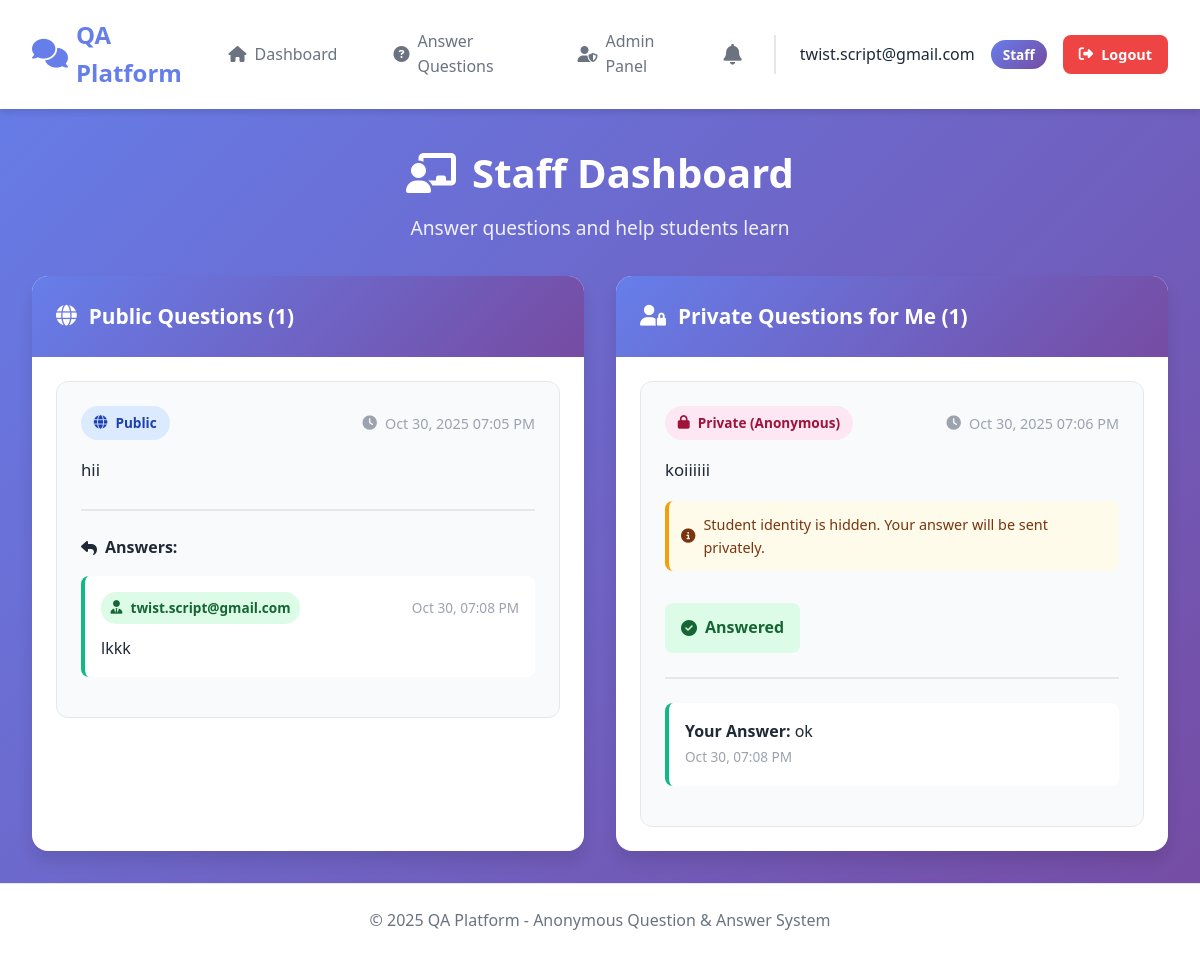
Screenshot of /staff/dashboard (signed in) with the database file from the repository.
### models.py (models this page shows, shortened)
class User(UserMixin, db.Model):
    __tablename__ = 'users'
    id = db.Column(db.Integer, primary_key=True)
    email = db.Column(db.String(120), unique=True, nullable=False, index=True)
    password_hash = db.Column(db.String(255), nullable=False)
    user_type = db.Column(db.String(20), nullable=False)  # 'student' or 'staff'
    is_verified = db.Column(db.Boolean, default=False)
    is_blocked = db.Column(db.Boolean, default=False)
    created_at = db.Column(db.DateTime, default=datetime.utcnow)
    last_login = db.Column(db.DateTime)
    questions_asked = db.relationship('Question', backref='author', lazy=True, foreign_keys='Question.student_id')
    answers_given = db.relationship('Answer', backref='answerer', lazy=True)
    notifications = db.relationship('Notification', backref='recipient', lazy=True)

class Question(db.Model):
    __tablename__ = 'questions'
    id = db.Column(db.Integer, primary_key=True)
    content = db.Column(db.Text, nullable=False)
    is_public = db.Column(db.Boolean, default=True)
    student_id = db.Column(db.Integer, db.ForeignKey('users.id'), nullable=False)
    staff_id = db.Column(db.Integer, db.ForeignKey('users.id'), nullable=True)  # For private questions
    created_at = db.Column(db.DateTime, default=datetime.utcnow)
    is_answered = db.Column(db.Boolean, default=False)
    answers = db.relationship('Answer', backref='question', lazy=True, cascade='all, delete-orphan')

class Answer(db.Model):
    __tablename__ = 'answers'
    id = db.Column(db.Integer, primary_key=True)
    content = db.Column(db.Text, nullable=False)
    question_id = db.Column(db.Integer, db.ForeignKey('questions.id'), nullable=False)
    staff_id = db.Column(db.Integer, db.ForeignKey('users.id'), nullable=False)
    created_at = db.Column(db.DateTime, default=datetime.utcnow)

### routes.py (the view)
@main.route('/staff/dashboard')
@login_required
def staff_dashboard():
    if current_user.user_type != 'staff':
        flash('Access denied', 'error')
        return redirect(url_for('main.dashboard'))
    public_questions = Question.query.filter_by(is_public=True)\
        .order_by(Question.created_at.desc()).all()
    private_questions = Question.query.filter_by(
        is_public=False,
        staff_id=current_user.id
    ).order_by(Question.created_at.desc()).all()
    unread_notifications = Notification.query.filter_by(
        user_id=current_user.id,
        is_read=False
    ).order_by(Notification.created_at.desc()).all()
    return render_template('staff_dashboard.html',
                         public_questions=public_questions,
                         private_questions=private_questions,
                         unread_notifications=unread_notifications)

### templates/staff_dashboard.html (shortened to what this page needs)
{% extends "base.html" %}
{% block content %}
<div class="dashboard-container">
    <div class="dashboard-header">
        <h1><i class="fas fa-chalkboard-teacher"></i> Staff Dashboard</h1>
        <p>Answer questions and help students learn</p>
    </div>
    <div class="dashboard-grid">
        <div class="card">
            <div class="card-header">
                <h2><i class="fas fa-globe"></i> Public Questions ({{ public_questions|length }})</h2>
            </div>
            <div class="card-body">
                {% if public_questions %}
                <div class="questions-list">
                    {% for question in public_questions %}
                    <div class="question-item">
                        <div class="question-header">
                            <span class="question-badge public">
                                <i class="fas fa-globe"></i> Public
                            </span>
                            <span class="question-date">
                                <i class="fas fa-clock"></i>
                                {{ question.created_at.strftime('%b %d, %Y %I:%M %p') }}
                            </span>
                        </div>
                        <p class="question-content">{{ question.content }}</p>
                        {% if question.answers %}
                        <div class="answers-section">
                            <h4><i class="fas fa-reply"></i> Answers:</h4>
                            {% for answer in question.answers %}
                            <div class="answer-item">
                                <div class="answer-header">
                                    <span class="answerer-badge">
                                        <i class="fas fa-user-tie"></i>
                                        {{ answer.answerer.email }}
                                    </span>
                                    <span class="answer-date">
                                        {{ answer.created_at.strftime('%b %d, %I:%M %p') }}
                                    </span>
                                </div>
                                <p>{{ answer.content }}</p>
                            </div>
                            {% endfor %}
                        </div>
                        {% endif %}
                    </div>
                    {% endfor %}
                </div>
                {% else %}
                <p class="empty-state">
                    <i class="fas fa-inbox"></i><br>
                    No public questions at the moment.
                </p>
                {% endif %}
            </div>
        </div>
        <div class="card">
            <div class="card-header">
                <h2><i class="fas fa-user-lock"></i> Private Questions for Me ({{ private_questions|length }})</h2>
            </div>
            <div class="card-body">
                {% if private_questions %}
                <div class="questions-list">
                    {% for question in private_questions %}
                    <div class="question-item">
                        <div class="question-header">
                            <span class="question-badge private">
                                <i class="fas fa-lock"></i> Private (Anonymous)
                            </span>
                            <span class="question-date">
                                <i class="fas fa-clock"></i>
                                {{ question.created_at.strftime('%b %d, %Y %I:%M %p') }}
                            </span>
                        </div>
                        <p class="question-content">{{ question.content }}</p>
                        <p class="anonymous-note">
                            <i class="fas fa-info-circle"></i>
                            Student identity is hidden. Your answer will be sent privately.
                        </p>
                        {% if not question.is_answered %}
                        <div class="answer-form">
                            <form class="answer-form-inline" onsubmit="submitAnswer(event, {{ question.id }})">
                                <textarea name="answer_content" placeholder="Type your private answer here..."
                                          class="form-control answer-textarea" rows="3" required
                                          oninput="checkAnswerProfanity(this, {{ question.id }})"></textarea>
                                <div class="profanity-warning" id="profanity-warning-{{ question.id }}" style="display: none;">
                                    <i class="fas fa-exclamation-triangle"></i>
                                    Inappropriate language detected.
                                </div>
                                <div class="answer-actions">
                                    <button type="submit" class="btn btn-primary btn-sm" id="answer-btn-{{ question.id }}">
                                        <i class="fas fa-reply"></i> Send Answer
                                    </button>
                                    <button type="button" class="btn btn-danger btn-sm"
                                            onclick="blockStudent({{ question.student_id }}, {{ question.id }})">
                                        <i class="fas fa-ban"></i> Block Student
                                    </button>
                                </div>
                            </form>
                        </div>
                        {% else %}
                        <div class="answered-badge">
                            <i class="fas fa-check-circle"></i> Answered
                        </div>
                        {% if question.answers %}
                        <div class="answers-section">
                            {% for answer in question.answers %}
                            {% if answer.staff_id == current_user.id %}
                            <div class="answer-item">
                                <p><strong>Your Answer:</strong> {{ answer.content }}</p>
                                <span class="answer-date">
                                    {{ answer.created_at.strftime('%b %d, %I:%M %p') }}
                                </span>
                            </div>
                            {% endif %}
                            {% endfor %}
                        </div>
                        {% endif %}
                        {% endif %}
                    </div>
                    {% endfor %}
                </div>
                {% else %}
                <p class="empty-state">
                    <i class="fas fa-inbox"></i><br>
                    No private questions for you at the moment.
                </p>
                {% endif %}
            </div>
        </div>
    </div>
</div>
{% endblock %}

### templates/base.html (shortened to what this page needs)
<!DOCTYPE html>
<html lang="en">
<head>
    <link rel="stylesheet" href="{{ url_for('static', filename='css/style.css') }}">
    <link rel="stylesheet" href="https://cdnjs.cloudflare.com/ajax/libs/font-awesome/6.4.0/css/all.min.css">
</head>
<body>
    {% if current_user.is_authenticated %}
    <nav class="navbar">
        <div class="nav-container">
            <div class="nav-brand">
                <i class="fas fa-comments"></i>
                <span>QA Platform</span>
            </div>
            <div class="nav-menu">
                <a href="{{ url_for('main.dashboard') }}" class="nav-link">
                    <i class="fas fa-home"></i> Dashboard
                </a>
                {% if current_user.user_type == 'student' %}
                <a href="{{ url_for('main.public_questions') }}" class="nav-link">
                    <i class="fas fa-globe"></i> Public Questions
                </a>
                {% else %}
                <a href="{{ url_for('main.public_questions') }}" class="nav-link">
                    <i class="fas fa-question-circle"></i> Answer Questions
                </a>
                {% endif %}
                {% if current_user.user_type == 'staff' %}
                <a href="{{ url_for('main.admin_panel') }}" class="nav-link">
                    <i class="fas fa-user-shield"></i> Admin Panel
                </a>
                {% endif %}
                <div class="notification-icon" id="notificationBell">
                    <i class="fas fa-bell"></i>
                </div>
                <div class="user-menu">
                    <span class="user-email">{{ current_user.email }}</span>
                    <span class="user-badge">{{ current_user.user_type.title() }}</span>
                    <a href="{{ url_for('auth.logout') }}" class="btn btn-logout">
                        <i class="fas fa-sign-out-alt"></i> Logout
                    </a>
                </div>
            </div>
        </div>
    </nav>
    {% endif %}
    <main class="main-content">
        {% block content %}{% endblock %}
    </main>
    <footer class="footer">
        <p>&copy; 2025 QA Platform - Anonymous Question & Answer System</p>
    </footer>
</body>
</html>

### rows the page displays
User: email "twist.script@gmail.com", user_type "Staff"
Question: created_at "Oct 30, 2025 07:05 PM", content "hii"
Answer: answerer.email "twist.script@gmail.com", created_at "Oct 30, 07:08 PM", content "lkkk"
Question: created_at "Oct 30, 2025 07:06 PM", content "koiiiiii"
Answer: content "ok", created_at "Oct 30, 07:08 PM"

### other values shown
{{ public_questions|length }} "1"
{{ private_questions|length }} "1"
